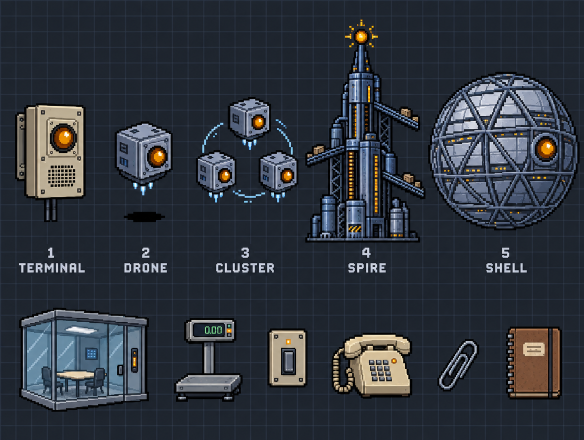
#> input picture assets/higgsfield/pip_stages_and_props.png, 1168 x 880 px (shown at 1/2 size)
$ python assets.py
#> lines starting #> are read from the running program, lines starting #| are printed output that depends on the picture; after the words box and inside, x2 and y2 are one past the last pixel; in counts of white or black regions, pixels touching at a corner belong together
### tools/art/build.py
#!/usr/bin/env python3
"""Turn the Higgsfield art in assets/higgsfield/ into game-ready sprites.

AI "pixel art" isn't on a true pixel grid: one art pixel is anywhere from about
3 to 6 image pixels, and colours carry noise. For every asset listed in SPEC
this script:

  1. crops it out of its source sheet,
  2. removes the sheet background (flood fill from the crop border),
  3. snaps it onto a real pixel grid at the requested scale, taking the most
     common colour in each block, with colours rounded to SNES 15-bit
     (5 bits per channel),
  4. writes assets/art/<name>.png and records it in src/data/art.js.

Requires Python 3 with Pillow, NumPy and SciPy:
    pip install pillow numpy scipy
    python3 tools/art/build.py
"""
import json
import os
import sys

import numpy as np
from PIL import Image
from scipy import ndimage

ROOT = os.path.abspath(os.path.join(os.path.dirname(__file__), '..', '..'))
SRC = os.path.join(ROOT, 'assets', 'higgsfield')
OUT = os.path.join(ROOT, 'assets', 'art')

# ---------------------------------------------------------------------------
# What to extract. box = (x, y, w, h) in source pixels. scale = source pixels
# per game pixel. size = exact output size (overrides scale). key = remove the
# sheet background. frames = several boxes packed into one horizontal strip.
# ---------------------------------------------------------------------------
TILESET = 'factory_tileset.png'
CHARS = 'character_sprites.png'
CREW = 'crew_sprites.png'
PROPS2 = 'floor_props.png'
MODERN = 'machines_modern.png'
PIP = 'pip_stages_and_props.png'
COLD = 'cold_tiles.png'
TS = 4.3  # factory tileset: ~4.3 source px per game px (a 140px tile -> 32px)
CS = 4.25  # character sheet: Ruth (136px tall) -> 32px

CHAR_COLS = [(262, 362), (415, 515), (567, 667), (720, 820), (855, 955)]
CHAR_ROWS = {
    'ruth': (20, 170),
    'dev': (195, 340),
    'marisol': (360, 512),
    'gus': (538, 690),
    'kid': (722, 850),
}

SPEC = [
    # full-screen backgrounds (384x288, the game's frame)
    dict(name='title_bg', src='title_screen_clean.png', size=(384, 288)),
    dict(name='earth_bg', src='earth_machine_shell.png', size=(384, 288)),
    dict(name='dawn_bg', src='dawn_exterior.png', size=(384, 288)),
    dict(name='office_bg', src='office.png', size=(384, 288)),
    dict(name='terminal_bg', src='terminal_closeup.png', size=(384, 288)),
    # Dev standing in the office: cut out of an edited copy of the office art
    # by comparing it with the original, so he lines up with office_bg exactly.
    dict(name='dev_office', src='office_dev.png', base='office.png', size=(384, 288), region=(196, 88, 248, 178)),
    # factory tiles and props
    dict(name='floor', src=TILESET, box=(26, 33, 133, 131), size=(32, 32)),
    dict(name='floor_long', src=TILESET, box=(25, 725, 480, 135), size=(112, 32)),
    dict(name='wall', src=TILESET, box=(680, 48, 124, 96), scale=TS),
    dict(name='spool', src=TILESET, box=(33, 362, 118, 150), scale=TS, key=True),
    dict(name='cutter', src=TILESET, box=(194, 356, 138, 152), scale=TS, key=True),
    dict(name='bender', src=TILESET, box=(360, 356, 134, 155), scale=TS, key=True),
    dict(name='bin', src=TILESET, box=(516, 375, 132, 128), scale=TS, key=True),
    dict(name='pallet', src=TILESET, box=(669, 360, 149, 152), scale=TS, key=True),
    dict(name='coffee', src=TILESET, box=(836, 352, 150, 162), scale=TS, key=True),
    dict(name='board', src=TILESET, box=(1010, 367, 139, 138), scale=TS, key=True),
    dict(name='panel', src=TILESET, box=(41, 540, 104, 154), scale=TS, key=True),
    dict(name='terminal', src=TILESET, box=(210, 563, 103, 120), scale=TS, key=True),
    dict(name='door', src=TILESET, box=(371, 540, 131, 165), scale=TS, key=True),
    dict(name='window', src=TILESET, box=(547, 549, 152, 150), scale=TS, key=True),
    # Pip
    dict(name='drone', src=PIP, box=(226, 236, 126, 130), scale=4.9, key=True),
    dict(name='pip_wall', src=PIP, box=(26, 200, 150, 250), scale=4.9, key=True),
    dict(name='clip_icon', src='ui_kit.png', box=(455, 278, 72, 100), scale=5.0, key=True),
    # characters: 5 frames each (front, front step, back, side, side step)
    *[
        dict(name=n, src=CHARS, frames=[(c0, r0, c1 - c0, r1 - r0) for (c0, c1) in CHAR_COLS], scale=CS, key=True)
        for n, (r0, r1) in CHAR_ROWS.items()
    ],
    # Chapter 2: Marisol's crew, same five frames. Scaled per person so they
    # stand about as tall as the first cast (Otis is the tall one).
    *[
        dict(name=n, src=CREW, frames=boxes, scale=sc, key=True)
        for n, sc, boxes in [
            ('tomas', 4.8, [(265, 119, 93, 154), (422, 119, 94, 154), (584, 120, 86, 153), (746, 120, 75, 153), (901, 121, 73, 152)]),
            ('bea', 5.3, [(272, 333, 85, 166), (423, 334, 86, 165), (583, 333, 82, 166), (732, 333, 83, 164), (885, 333, 83, 164)]),
            ('otis', 5.0, [(269, 555, 89, 175), (423, 557, 87, 173), (583, 561, 82, 169), (739, 561, 81, 169), (895, 561, 76, 169)]),
        ]
    ],
    # Chapter 2: the crew's hand benches, the warning beacon, the server rack
    dict(name='bench_cut', src=PROPS2, box=(81, 155, 230, 204), scale=8.2, key=True),
    dict(name='bench_bend', src=PROPS2, box=(451, 143, 262, 216), scale=9.0, key=True),
    dict(name='bench_pack', src=PROPS2, box=(823, 132, 279, 237), scale=9.4, key=True),
    dict(name='beacon', src=PROPS2, box=(527, 525, 109, 232), scale=7.0, key=True),
    dict(name='server', src=PROPS2, box=(881, 476, 169, 339), scale=8.0, key=True),
    # Chapter 2: the new steel machines Riverbend buys, and the cold floor
    dict(name='spool2', src=MODERN, box=(65, 179, 185, 200), scale=6.6, key=True),
    dict(name='cutter2', src=MODERN, box=(352, 176, 179, 203), scale=6.6, key=True),
    dict(name='bender2', src=MODERN, box=(622, 176, 193, 203), scale=6.6, key=True),
    dict(name='bin2', src=MODERN, box=(914, 192, 194, 203), scale=6.6, key=True),
    dict(name='floor_cold', src=MODERN, box=(64, 507, 182, 181), size=(32, 32)),
    dict(name='floor_hazard', src=MODERN, box=(350, 506, 184, 182), size=(32, 32)),
    dict(name='wall_cold', src=MODERN, box=(639, 505, 181, 186), size=(32, 32)),
    # Chapter 3: the county map (16 x 7 tiles of 24px), the town meeting, and
    # the cold tiles that replace the map as Riverbend builds over it
    dict(name='county_map', src='county_map.png', size=(384, 168)),
    dict(name='meeting_bg', src='town_meeting.png', size=(384, 288)),
    dict(name='block1', src=COLD, box=(30, 23, 238, 246), scale=9.92, key=True),
    dict(name='block2', src=COLD, box=(320, 15, 238, 254), scale=9.92, key=True),
    dict(name='block3', src=COLD, box=(612, 15, 238, 254), scale=9.92, key=True),
    dict(name='block4', src=COLD, box=(902, 10, 239, 259), scale=9.92, key=True),
    dict(name='lot_paved', src=COLD, box=(28, 309, 240, 240), size=(24, 24)),
    dict(name='lot_clips', src=COLD, box=(318, 309, 240, 240), size=(24, 24)),
    dict(name='lot_power', src=COLD, box=(610, 309, 240, 240), size=(24, 24)),
    dict(name='lot_water', src=COLD, box=(902, 309, 238, 240), size=(24, 24)),
    dict(name='lot_staked', src=COLD, box=(30, 589, 237, 238), size=(24, 24)),
    dict(name='lot_rubble', src=COLD, box=(319, 589, 238, 238), size=(24, 24)),
    dict(name='lot_scaffold', src=COLD, box=(611, 589, 238, 238), size=(24, 24)),
    # Chapter 4: the circuit board, its nodes, the breaker room and the spire
    dict(name='board_bg', src='board_bg.png', size=(384, 168)),
    dict(name='breaker_bg', src='breaker_room.png', size=(384, 288)),
    dict(name='spire_bg', src='spire_dawn.png', size=(384, 288)),
    # Chapter 5: the world, unrolled flat (one pixel a degree); the game wraps it on a globe
    dict(name='world_map', src='world_map.png', size=(360, 180)),
    dict(name='node_pip', src='net_nodes.png', box=(5, 112, 264, 264), size=(22, 22)),
    dict(name='node_depot', src='net_nodes.png', box=(311, 117, 255, 255), size=(22, 22)),
    dict(name='node_depot_on', src='net_nodes.png', box=(598, 117, 263, 263), size=(22, 22)),
    dict(name='node_exchange', src='net_nodes.png', box=(894, 117, 255, 255), size=(22, 22)),
    dict(name='node_bank', src='net_nodes.png', box=(17, 498, 253, 253), size=(22, 22)),
    dict(name='node_office', src='net_nodes.png', box=(300, 474, 277, 277), size=(22, 22)),
    dict(name='node_relay', src='net_nodes.png', box=(603, 498, 252, 252), size=(22, 22)),
    dict(name='node_dead', src='net_nodes.png', box=(881, 470, 280, 280), size=(22, 22)),
]

# Portrait sheets: six busts each, in sheet order, row by row.
PORTRAITS = {
    'portraits.png': ['ruth', 'dev', 'marisol', 'gus', 'pip1', 'pip2'],
    'crew_portraits.png': ['tomas', 'bea', 'otis', 'marisol_sad', 'gus_angry', 'ruth_night'],
    'town_portraits.png': ['kid', 'phone', 'pip3', 'ruth_tired', 'gus_tired', 'dev_phone'],
    'company_portraits.png': ['kessler', 'kessler_uneasy', 'ruth_torch', 'gus_torch', 'pip4', 'cell'],
}

# Sprites whose amber lens should stay lit at night: record the lens bounds.
GLOW = ['drone', 'terminal', 'pip_wall']
# 'beacon' is red, not amber, so the factory lights it itself.


# ---------------------------------------------------------------------------
def load(name):
#> called with name = 'pip_stages_and_props.png'
    return np.asarray(Image.open(os.path.join(SRC, name)).convert('RGB')).astype(np.int32)


def sheet_bg(img):
    flat = (img[..., 0] << 16) | (img[..., 1] << 8) | img[..., 2]
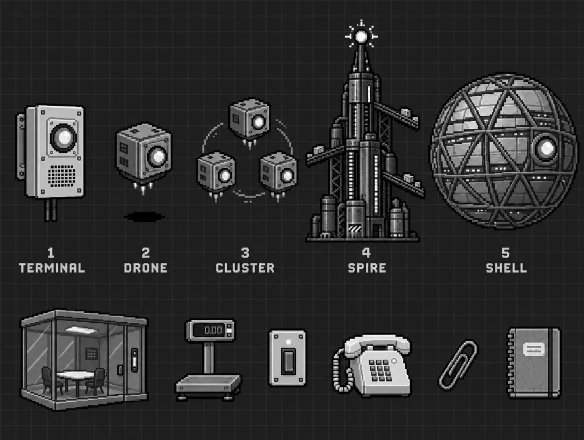
#> flat: shape (880, 1168) int32 (shown at 1/2 size); min 0, max 16777215, mean 3140268.5; drawn with min black and max white
    vals, counts = np.unique(flat, return_counts=True)
    v = vals[counts.argmax()]
#> v = 1975598
    return np.array([(v >> 16) & 255, (v >> 8) & 255, v & 255])


def key_out(crop, bg, tol=40):
    """Alpha mask: remove the sheet background.

    Background-coloured regions touching the crop border go, and so do larger
    background-coloured pockets cut off by the sheet's grid lines. Sprites use
    near-black outlines, which are far enough from the sheet colour to survive.
    """
    near = np.abs(crop - bg).sum(-1) <= tol
    lab, n = ndimage.label(near)
    border = set(np.unique(np.concatenate([lab[0], lab[-1], lab[:, 0], lab[:, -1]]))) - {0}
    sizes = ndimage.sum(near, lab, index=np.arange(1, n + 1))
    big = {i + 1 for i, sz in enumerate(sizes) if sz > 60}
    clear = np.isin(lab, list(border | big))
    return ~clear


def snap(rgb, alpha, out_w, out_h):
    """Mode-downsample to (out_w, out_h) with SNES 15-bit colour."""
    a5 = rgb >> 3
    packed = (a5[..., 0] << 10) | (a5[..., 1] << 5) | a5[..., 2]
    H, W = packed.shape
    ys = np.linspace(0, H, out_h + 1).round().astype(int)
    xs = np.linspace(0, W, out_w + 1).round().astype(int)
    out = np.zeros((out_h, out_w, 4), dtype=np.uint8)
    for j in range(out_h):
        y0, y1 = ys[j], max(ys[j + 1], ys[j] + 1)
        for i in range(out_w):
            x0, x1 = xs[i], max(xs[i + 1], xs[i] + 1)
            blk = packed[y0:y1, x0:x1]
            if alpha is not None:
                al = alpha[y0:y1, x0:x1]
                if al.mean() < 0.5:
                    continue
                blk = blk[al]
            vals, counts = np.unique(blk.ravel(), return_counts=True)
            v = vals[counts.argmax()]
            c = np.array([(v >> 10) & 31, (v >> 5) & 31, v & 31])
            out[j, i, :3] = (c << 3) | (c >> 2)
            out[j, i, 3] = 255
    return out


def trim(rgba):
    ys, xs = np.nonzero(rgba[..., 3])
    if not len(ys):
        return rgba
    return rgba[ys.min(): ys.max() + 1, xs.min(): xs.max() + 1]


def extract(img, bg, box, scale=None, size=None, key=False):
    x, y, w, h = box
    crop = img[y: y + h, x: x + w]
    alpha = key_out(crop, bg) if key else None
    if alpha is not None:
        # tighten the crop to the object before snapping so the grid lines up with it
        ys, xs = np.nonzero(alpha)
        crop = crop[ys.min(): ys.max() + 1, xs.min(): xs.max() + 1]
        alpha = alpha[ys.min(): ys.max() + 1, xs.min(): xs.max() + 1]
    ch, cw = crop.shape[:2]
    if size:
        ow, oh = size
    else:
        ow, oh = max(1, round(cw / scale)), max(1, round(ch / scale))
    out = snap(crop, alpha, ow, oh)
    return trim(out) if key else out


# [108 lines left out: functions portraits, cutout, glow_box, save, main, not called in this run]


# [2 lines that do not run on import are left out]

### tools/site/assets.py
"""Build the landing page's art from the Higgsfield originals.

Uses the same crop / key-out / snap steps as tools/art/build.py, then writes
site/img/*.png: Pip's five stages, the "coming later" scenes, and the icons.
The screenshots in site/img/shots/ are captures of the running game.

    python3 tools/site/assets.py
"""
import os
import sys

import numpy as np
from PIL import Image

sys.path.insert(0, os.path.join(os.path.dirname(__file__), '..', 'art'))
import build  # noqa: E402  (tools/art/build.py)

OUT = os.path.join(build.ROOT, 'site', 'img')
ART = os.path.join(build.ROOT, 'assets', 'art')

# Pip's five stages from pip_stages_and_props.png, at the drone's game scale.
STAGES = [
    ('stage-1-terminal', (26, 200, 150, 250)),
    ('stage-2-drone', (226, 236, 126, 130)),
    ('stage-3-cluster', (395, 195, 210, 215)),
    ('stage-4-spire', (605, 35, 250, 455)),
    ('stage-5-shell', (855, 140, 305, 330)),
]

# Full scenes for chapters that aren't built yet, snapped to the game's frame.
SCENES = [
]


def save(name, rgba):
    Image.fromarray(rgba, 'RGBA').save(os.path.join(OUT, name + '.png'), optimize=True)
    print(f'  {name}.png  {rgba.shape[1]}x{rgba.shape[0]}')


def icons():
    """Favicon (the HUD's clip icon in a HUD box) and a touch icon (Pip)."""
    clip = Image.open(os.path.join(ART, 'clip_icon.png')).convert('RGBA')
    shadow, cream = (26, 15, 15, 255), (242, 211, 171, 255)
    fav = Image.new('RGBA', (32, 32), shadow)
    px = fav.load()
    for i in range(32):
        for edge in (1, 30):
            px[i, edge] = px[edge, i] = cream
    fav.alpha_composite(clip, ((32 - clip.width) // 2, (32 - clip.height) // 2))
    fav.save(os.path.join(OUT, 'favicon.png'))
    pip = Image.open(os.path.join(ART, 'portrait_pip1.png')).convert('RGBA')
    touch = Image.new('RGBA', (180, 180), shadow)
    big = pip.resize((pip.width * 3, pip.height * 3), Image.NEAREST)
    touch.alpha_composite(big, ((180 - big.width) // 2, (180 - big.height) // 2))
    touch.save(os.path.join(OUT, 'touch-icon.png'))
    print('  favicon.png, touch-icon.png')


def main():
    os.makedirs(OUT, exist_ok=True)
    img = build.load(build.PIP)
    bg = build.sheet_bg(img)
#> bg = [30, 37, 46]
    for name, box in STAGES:
        save(name, build.extract(img, bg, box, scale=4.9, key=True))
#> this loop made 5 passes
#> pass 1, in extract, `crop = img[y: y + h, x: x + w]`:
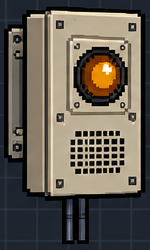
#> crop: shape (250, 150, 3) int32; mean R, G, B 99.5, 92.9, 82.2
#> pass 1, in key_out, `near = np.abs(crop - bg).sum(-1) <= tol`:
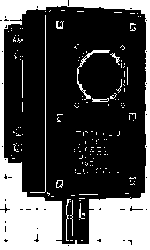
#> near: shape (250, 150) bool; 30.4% white; 163 white regions (152 under 20 px), largest, box (x1, y1, x2, y2) and area: (0, 0, 150, 250) 10252, (30, 15, 46, 193) 192, (77, 50, 110, 100) 179
#> pass 1, in key_out, `lab, n = ndimage.label(near)`:
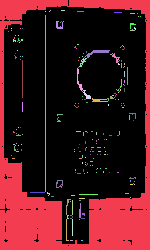
#> lab: shape (250, 150) int32; 236 distinct labels, from 0 to 235; one colour per label, 0 black
#> pass 1, in key_out, `clear = np.isin(lab, list(border | big))`:
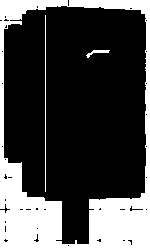
#> clear: shape (250, 150) bool; 28% white; 3 white regions, box (x1, y1, x2, y2) and area: (0, 0, 150, 250) 10251, (45, 15, 46, 192) 177, (86, 50, 110, 58) 71
    for name, src in SCENES:
        s = build.load(src)
        save(name, build.extract(s, None, (0, 0, s.shape[1], s.shape[0]), size=(384, 288)))
    icons()


if __name__ == '__main__':
#> (the run stopped early here; a loop or call above may not have finished)
